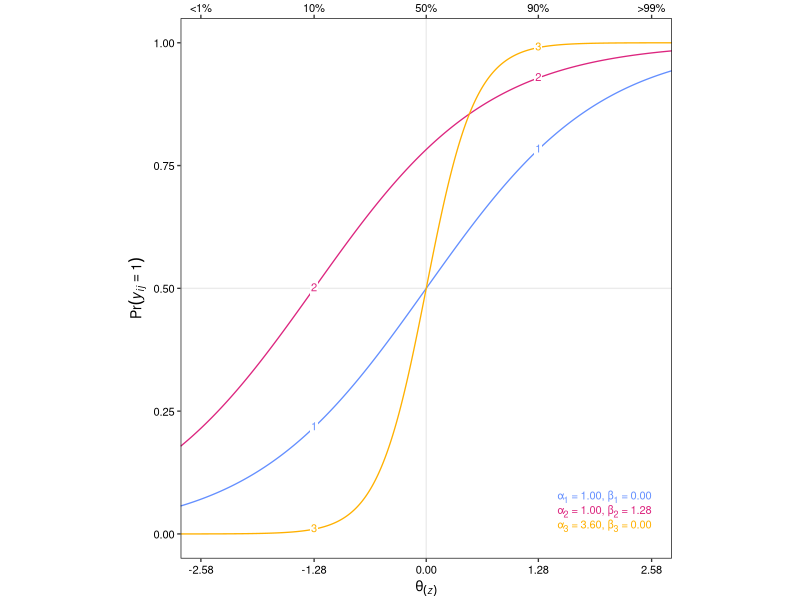

Reproduce this figure in R. (Note: this script raises an error after producing the figure.)
rm(list = ls())

# Notes -------------------------------------------------------------------


# Library -----------------------------------------------------------------

  # Install packages
  # install.packages("tidyverse")
  # install.packages("ggtext")
  
  # Load packages
  library(tidyverse)
  library(ggtext)


# Functions ---------------------------------------------------------------

  # Link function
  inv_logit <- function(x) exp(x) / ( 1 + exp(x) )
  
  # IRT equation
  irt <- function(theta, alpha, beta) {
    inv_logit(alpha*(theta + beta))
  }
  irt <- Vectorize(irt)
  

# Visualize ---------------------------------------------------------------
  
  # Make figure
  ggplot() +
    geom_vline(xintercept = 0.0, colour = "grey92", size = 0.455) +
    geom_hline(yintercept = 0.5, colour = "grey92", size = 0.455) +
    stat_function(
      aes(colour = "Action 1"),
      fun = irt, 
      args = list(
        alpha = 1.00,
        beta  = 0.00
      ),
      n = 10001, size = 0.455
    ) +
    stat_function(
      aes(colour = "Action 2"),
      fun = irt, 
      args = list(
        alpha = 1.00,
        beta  = qnorm(0.9)
      ),
      n = 10001, size = 0.455
    ) +
    stat_function(
      aes(colour = "Action 3"),
      fun = irt, 
      args = list(
        alpha = 3.60,
        beta  = 0.00
      ),
      n = 10001, size = 0.455
    ) +
    annotate(
      geom = "rich_text",
      x = c(rep(qnorm(0.1), 3), rep(qnorm(0.9), 3)),
      y = c(
        irt(qnorm(0.1), 1.00, 0.00),
        irt(qnorm(0.1), 1.00, qnorm(0.9)),
        irt(qnorm(0.1), 3.60, 0.00),
        irt(qnorm(0.9), 1.00, 0.00),
        irt(qnorm(0.9), 1.00, qnorm(0.9)),
        irt(qnorm(0.9), 3.60, 0.00)
      ),
      label = rep(1:3, 2),
      colour = rep(c("#648FFF", "#DC267F", "#FFB000"), 2),
      label.colour = NA,
      label.padding = unit(0.05, "lines"),
      label.r = unit(0.05, "lines"),
      size = 8/.pt
    ) + 
    annotate(
      geom = "rich_text",
      x = qnorm(0.995), y = 0,
      label = "<span style='color:#648FFF'>&alpha;<sub>1</sub> = 1.00, &beta;<sub>1</sub> = 0.00</span><br><span style='color:#DC267F'>&alpha;<sub>2</sub> = 1.00, &beta;<sub>2</sub> = 1.28</span><br><span style='color:#FFB000'>&alpha;<sub>3</sub> = 3.60, &beta;<sub>3</sub> = 0.00</span>",
      vjust = 0, hjust = 1,
      label.colour = NA,
      label.padding = unit(0, "lines"),
      size = 8/.pt
    ) +
    scale_x_continuous(
      limits = qnorm(c(0.0025, 0.9975)),
      breaks = qnorm(c(0.005, 0.1, 0.5, 0.9, 0.995)),
      minor_breaks = NULL,
      labels = scales::number(qnorm(c(0.005, 0.1, 0.5, 0.9, 0.995)), accuracy = 0.01),
      sec.axis = dup_axis(
        name = NULL,
        breaks = qnorm(c(0.005, 0.1, 0.5, 0.9, 0.995)),
        labels = c("<1%", "10%", "50%", "90%", ">99%")
      ),
      expand = c(0, 0)
    ) +
    scale_y_continuous(
      minor_breaks = NULL
    ) +
    scale_colour_manual(
      values = c("#648FFF", "#DC267F", "#FFB000")
    ) +
    coord_fixed(dist(qnorm(c(0.0025, 0.9975)))/1) +
    theme_classic(base_size = 10) +
    theme(
      legend.position = "none",
      strip.background = element_blank(),
      axis.line = element_blank(),
      axis.text = element_text(colour = "black"),
      axis.title = element_text(size = 10, colour = "black"),
      panel.background = element_rect(colour = "black", fill = NA),
      panel.ontop = TRUE,
      plot.margin = margin(0, 0, 0, 0)
    ) +
    labs(
      x = expression(theta[(italic(z))]),
      y = expression(Pr(italic(y[ij])==1)),
      colour = NULL
    )
  

# Export ------------------------------------------------------------------

  # Export as .png
  ggsave(
    "Scale Development/figures/figure-1.png",
    width = (6.5 - 18/72.27)/2, height = (6.5 - 18/72.27)/2, units = "in", 
    dpi = 600, type = "cairo"
  )
  
  # Export as .pdf
  ggsave(
    "Scale Development/figures/figure-1.pdf",
    width = (6.5 - 18/72.27)/2, height = (6.5 - 18/72.27)/2, units = "in",
    device = cairo_pdf
  )
  